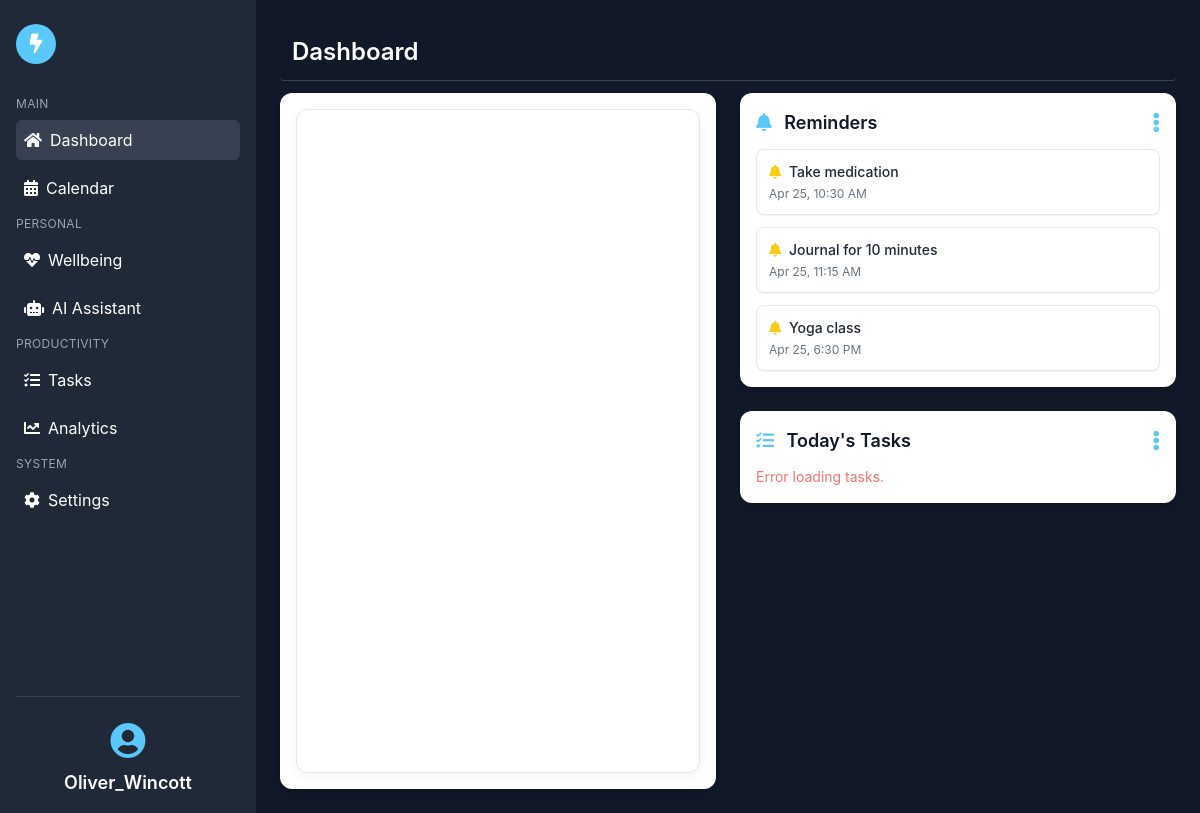
Before: /dashboard/ (signed in) with the older database file.
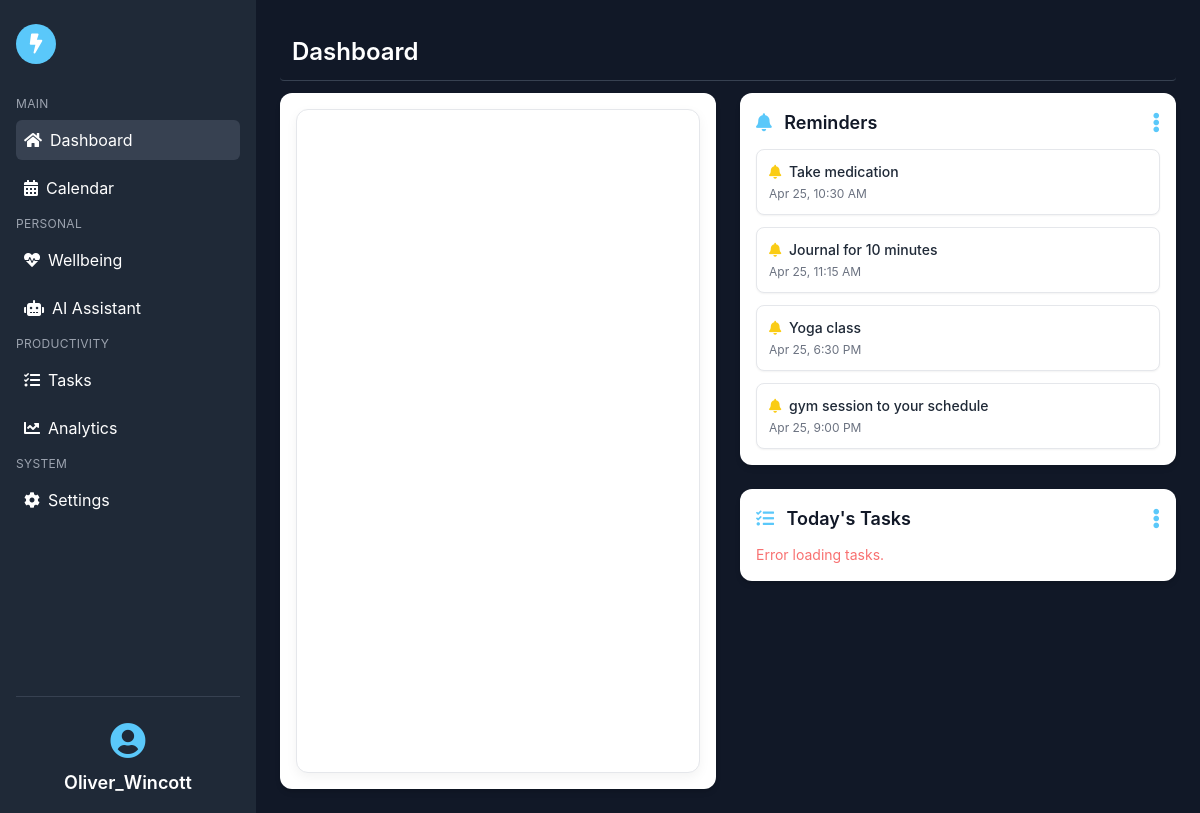
After: the same page with the newer database file.
### calendar_app/models.py (models this page shows, shortened)
class Reminder(models.Model):
    user = models.ForeignKey(User, on_delete=models.CASCADE)
    event = models.ForeignKey(CalendarEvent, on_delete=models.CASCADE, null=True, blank=True)
    custom_title = models.CharField(max_length=255, null=True, blank=True)
    reminder_time = models.DateTimeField()

class CalendarEvent(models.Model):
    title = models.CharField(max_length=255)
    description = models.TextField(max_length=255)  # ✅ Add this line if missing
    start_time = models.DateTimeField()
    end_time = models.DateTimeField()
    user = models.ForeignKey(User, on_delete=models.CASCADE)  # ✅ Link to Django User Model

### calendar_app/views.py (the view)
# urls.py: path('dashboard/', views.dashboard, name='dashboard'),
@login_required
def dashboard(request):
    now = timezone_now()
    start_of_day = now.replace(hour=0, minute=0, second=0, microsecond=0)
    end_of_day = now.replace(hour=23, minute=59, second=59)
    if is_naive(start_of_day):
        start_of_day = make_aware(start_of_day)
    if is_naive(end_of_day):
        end_of_day = make_aware(end_of_day)
    reminders = Reminder.objects.filter(
        user=request.user,
        reminder_time__range=(start_of_day, end_of_day)
    ).order_by('reminder_time')
    categories = Category.objects.all()
    return render(request, 'dashboard.html', {
        'reminders': reminders,
        'categories': categories  # 👈 Include in context
    })

### calendar_app/templates/dashboard.html (shortened to what this page needs)
{% load static %}
<!DOCTYPE html>
<html lang="en">
<head>
  {% block head %}
  <script src="https://cdn.tailwindcss.com"></script>
  <link rel="stylesheet" href="https://cdnjs.cloudflare.com/ajax/libs/font-awesome/5.15.3/css/all.min.css" />
  <link rel="stylesheet" href="{% static 'css/dashboard.css' %}">
  {% endblock head %}
</head>
<body class="bg-gray-900 text-white font-sans min-h-screen">
  <div class="flex">
    {% include 'includes/sidebar.html' %}
    <main class="flex-1 p-4 md:p-6 fade-up">
      {% include 'includes/topbar.html' with page_title="Dashboard" %}
      <div class="grid grid-cols-1 lg:grid-cols-2 gap-6 fade-up">
        <section class="bg-white text-gray-900 p-4 rounded-xl shadow-md fade-up">
          {% include 'includes/dailyview.html' with daily_view=True %}
        </section>
        <div class="space-y-6">
          <section class="bg-white text-gray-900 p-4 rounded-xl shadow-md relative fade-up">
            <div class="flex justify-between items-center mb-3">
              <h5 class="text-lg font-semibold"><i class="fas fa-bell mr-2 text-primary"></i> Reminders</h5>
              <div class="relative">
                <button class="text-primary text-xl hover:text-blue-600" data-dropdown-btn="reminder">
                  <i class="fas fa-ellipsis-v"></i>
                </button>
              </div>
            </div>
            <div id="reminder-list-wrapper">
              {% include 'includes/reminders.html' with reminders=reminders %}
            </div>
          </section>
          <section class="bg-white text-gray-900 p-4 rounded-xl shadow-md relative fade-up">
            <div class="flex justify-between items-center mb-3">
              <h5 class="text-lg font-semibold"><i class="fas fa-tasks mr-2 text-primary"></i> Today's Tasks</h5>
              <div class="relative">
                <button class="text-primary text-xl hover:text-blue-600" data-dropdown-btn="task">
                  <i class="fas fa-ellipsis-v"></i>
                </button>
              </div>
            </div>
            <div id="task-list-wrapper">
              {% include 'includes/daily_tasks.html' %}
            </div>
          </section>
        </div>
      </div>
    </main>
  </div>
</body>
</html>

### calendar_app/templates/includes/sidebar.html
{% load static %}
<aside class="w-full md:w-64 h-screen bg-gray-800 text-white p-4 flex flex-col justify-between sticky top-0">
  <div class="mb-6">
    <div class="flex items-center mb-8 mt-2">
      <div class="w-10 h-10 bg-primary text-white rounded-full flex items-center justify-center hover:animate-pulse">
        <i class="fas fa-bolt text-xl"></i>
      </div>
    </div>
    <nav class="flex flex-col space-y-2">
      <ul class="space-y-2">
        <li class="text-xs uppercase tracking-wide text-gray-400">Main</li>
        <li>
          <a href="{% url 'dashboard' %}" class="flex items-center gap-2 text-white hover:text-primary hover:bg-gray-700 rounded-md px-2 py-2 transition {% if request.path == '/dashboard/' %}bg-gray-700 text-primary{% endif %}">
            <i class="fas fa-home"></i> Dashboard
          </a>
        </li>
        <li>
          <a href="{% url 'calendar' %}" class="flex items-center gap-2 text-white hover:text-primary hover:bg-gray-700 rounded-md px-2 py-2 transition {% if request.path == '/calendar/' %}bg-gray-700 text-primary{% endif %}">
            <i class="fas fa-calendar-alt"></i> Calendar
          </a>
        </li>
        <li class="mt-6 text-xs uppercase tracking-wide text-gray-400">Personal</li>
        <li>
          <a href="{% url 'wellbeing' %}" class="flex items-center gap-2 text-white hover:text-primary hover:bg-gray-700 rounded-md px-2 py-2 transition {% if request.path == '/wellbeing/' %}bg-gray-700 text-primary{% endif %}">
            <i class="fas fa-heartbeat"></i> Wellbeing
          </a>
        </li>
        <li>
          <a href="{% url 'ai_assistant' %}" class="flex items-center gap-2 text-white hover:text-primary hover:bg-gray-700 rounded-md px-2 py-2 transition {% if request.path == '/ai-assistant/' %}bg-gray-700 text-primary{% endif %}">
            <i class="fas fa-robot"></i> AI Assistant
          </a>
        </li>
        <li class="mt-6 text-xs uppercase tracking-wide text-gray-400">Productivity</li>
        <li>
          <a href="{% url 'tasks' %}" class="flex items-center gap-2 text-white hover:text-primary hover:bg-gray-700 rounded-md px-2 py-2 transition {% if request.path == '/tasks/' %}bg-gray-700 text-primary{% endif %}">
            <i class="fas fa-tasks"></i> Tasks
          </a>
        </li>
        <li>
          <a href="{% url 'analytics' %}" class="flex items-center gap-2 text-white hover:text-primary hover:bg-gray-700 rounded-md px-2 py-2 transition {% if request.path == '/analytics/' %}bg-gray-700 text-primary{% endif %}">
            <i class="fas fa-chart-line"></i> Analytics
          </a>
        </li>
        <li class="mt-6 text-xs uppercase tracking-wide text-gray-400">System</li>
        <li>
          <a href="#" class="flex items-center gap-2 text-white hover:text-primary hover:bg-gray-700 rounded-md px-2 py-2 transition">
            <i class="fas fa-cog"></i> Settings
          </a>
        </li>
      </ul>
    </nav>
  </div>
  <div class="mt-8">
    <div class="border-t border-gray-700 pt-6 text-center">
      <i class="fas fa-user-circle text-4xl mb-2 text-primary"></i>
      <h4 class="text-lg font-semibold">{{ user.get_full_name|default:user.username }}</h4>
    </div>
  </div>
</aside>

### calendar_app/templates/includes/topbar.html
<div class="row align-items-center mb-3 rounded p-3 top-bar border-b border-gray-700">
  <div class="col">
    <h2 class="mb-0 text-2xl font-semibold text-white">{{ page_title }}</h2>
  </div>
</div>

### calendar_app/templates/includes/dailyview.html (shortened to what this page needs)
<div id="daily-calendar-container">
  <div id="dashboard-calendar"></div>
</div>
<link rel="stylesheet" href="https://cdn.jsdelivr.net/npm/fullcalendar@6.1.8/index.global.min.css">
<link rel="stylesheet" href="https://cdn.jsdelivr.net/npm/@fullcalendar/bootstrap@6.1.8/index.global.min.css">
<link rel="stylesheet" href="https://unpkg.com/tippy.js@6/themes/light-border.css" />

### calendar_app/templates/includes/reminders.html (shortened to what this page needs)
<ul class="space-y-3" id="reminder-list">
  {% if reminders and reminders|length > 0 %}
    {% for reminder in reminders %}
      <li
        class="bg-white border border-gray-200 rounded-lg p-3 shadow-sm flex justify-between items-center transition hover:shadow-md"
        data-reminder-id="{{ reminder.id }}"
      >
        <div>
          <p class="text-sm font-medium text-gray-800 mb-1">
            <i class="fas fa-bell text-yellow-400 mr-1"></i>
            {{ reminder.event.title|default:reminder.custom_title }}
          </p>
          <p class="text-xs text-gray-500">{{ reminder.reminder_time|date:"M j, g:i A" }}</p>
        </div>
      </li>
    {% endfor %}
  {% else %}
    <li class="text-sm text-gray-400 flex items-center gap-2">
      <i class="fas fa-info-circle text-gray-300"></i>
      No reminders for today.
    </li>
  {% endif %}
</ul>

### calendar_app/templates/includes/daily_tasks.html (shortened to what this page needs)
<ul id="task-list" class="space-y-3">
</ul>

### static/css/dashboard.css (style rules this page uses)
body { background-color: #1f2937; color: #d1d1d6; font-family: -apple-system, BlinkMacSystemFont, "SF Pro Text", Helvetica, Arial, sans-serif; margin: 0; padding: 0; }

### calendar_app/templates/dashboard.html (style rules this page uses)
.fade-up { opacity: 0; transform: translateY(30px); transition: opacity 0.8s ease, transform 0.8s ease; }
.fade-up.show { opacity: 1; transform: translateY(0); }

### calendar_app/templates/includes/dailyview.html (style rules this page uses)
#daily-calendar-container { display: flex; flex-direction: column; width: 100%; height: calc(100vh - 8.5rem); padding: 10px; background-color: #ffffff; border-radius: 12px; border: 1px solid #e5e7eb; box-shadow: 0 4px 12px rgba(0, 0, 0, 0.05); overflow: hidden; }
#dashboard-calendar { flex: 1 1 auto; min-height: 0; }

Changed rows visible on the page:
added Reminder: event "gym session to your schedule", reminder_time "Apr 25, 9:00 PM"
